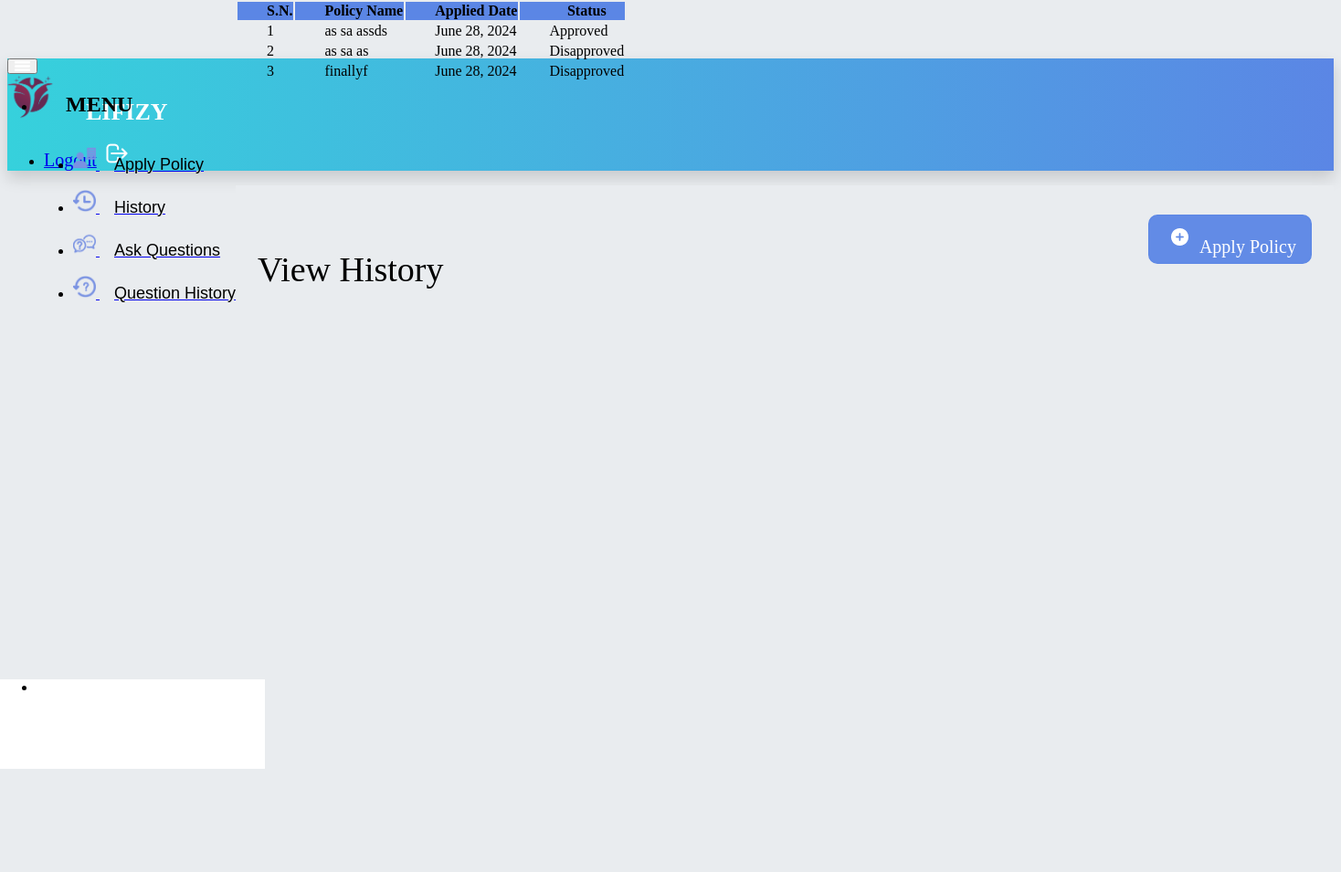
/customer/history (signed in), run on the app's committed database.
### insurance/models.py (models this page shows, shortened)
class PolicyRecord(models.Model):
    customer = models.ForeignKey(Customer, on_delete=models.CASCADE)
    Policy = models.ForeignKey(Policy, on_delete=models.CASCADE)
    status = models.CharField(max_length=100, default='Pending')
    creation_date = models.DateField(auto_now=True)

class Policy(models.Model):
    category = models.ForeignKey('Category', on_delete=models.CASCADE)
    policy_name = models.CharField(max_length=200)
    sum_assurance = models.PositiveIntegerField()
    premium = models.PositiveIntegerField()
    tenure = models.PositiveIntegerField()
    creation_date = models.DateField(auto_now=True)
    def __str__(self):
        return self.policy_name

### customer/views.py (the view)
# urls.py: path('history', views.history_view, name='history'),
def history_view(request):
    customer = models.Customer.objects.get(user_id=request.user.id)
    policies = CMODEL.PolicyRecord.objects.all().filter(customer=customer)
    return render(request, 'customer/history.html', {'policies': policies, 'customer': customer})

### templates/customer/history.html (shortened to what this page needs)
{% extends 'customer/customerbase.html' %}
{% load static %}
{% block content %}
    <div class="wrapper">
        <div class="heading-section">
            <p class="mb-0 text-dark heading-text">View History</p>
            <a href="/customer/apply-policy" class="add-style">
                <div class="heading-button d-flex justify-content-center align-items-center">
                    <img src="{% static "image/addicon.png" %}" alt="Actions" class="img-section actions-icon
            dropdown-toggle">
                    Apply Policy
                </div>
            </a>
        </div>
        <div class="card shadow border-0 mb-7 m-4 main-card">
            <div class="scrollable">
                <div class="table-responsive">
                    <table class="table table-hover table-nowrap table-striped position-relative">
                        <thead class="main-header" style="position: sticky; top: 0; z-index: 1000">
                        <tr>
                            <th scope="col" class="text-white pl-6">S.N.</th>
                            <th scope="col" class="text-white pl-6">Policy Name</th>
                            <th scope="col" class="text-white">Applied Date</th>
                            <th scope="col" class="text-white">Status</th>
                        </tr>
                        </thead>
                        <tbody>
                        {% for t in policies %}
                            <tr>
                                <td> {{ forloop.counter }}</td>
                                <td> {{ t.Policy }}</td>
                                <td>{{ t.creation_date }}</td>
                                <td>
                                    <span class="{% if t.status == 'Pending' %}status-orange{% endif %}">
                                        {{ t.status }}
                                    </span>
                                </td>
                            </tr>
                        {% endfor %}
                        </tbody>
                    </table>
                </div>
            </div>
        </div>
    </div>
{% endblock %}

### templates/customer/customerbase.html (style rules this page uses)
html { position: relative; min-height: 100%; background-color: #e9ecef; }
body { overflow-x: hidden; }
body.fixed-nav { padding-top: 56px; }

### templates/customer/history.html (style rules this page uses)
.table-responsive { overflow: visible !important; }
.main-header { background: rgba(91, 134, 229, 1); }
.img-section { padding: 8px; }
.table th { padding-left: 2rem; }
.table td { padding-left: 2rem; }
.heading-text { font-size: 38px; }
.heading-button { border-radius: 10px; font-size: 20px; border: 1px solid rgba(91, 134, 229, 0.95); background-color: rgba(91, 134, 229, 0.95); color: white; padding: 6px 16px; cursor: pointer; }
.heading-section { display: flex; margin: 2rem 1.5rem 0.5rem; justify-content: space-between; }
.add-style { text-decoration: none !important; color: white !important; }
.main-card { flex-grow: 1; }
.wrapper { display: flex; flex-direction: column; height: 100%; width: 100%; }
.scrollable { position: absolute; top: 0; width: 100%; height: 100%; overflow: auto; }

### data on the page
PolicyRecord: Policy "as sa assds", creation_date "June 28, 2024", status "Approved"
PolicyRecord: Policy "as sa as", creation_date "June 28, 2024", status "Disapproved"
PolicyRecord: Policy "finallyf", creation_date "June 28, 2024", status "Disapproved"
